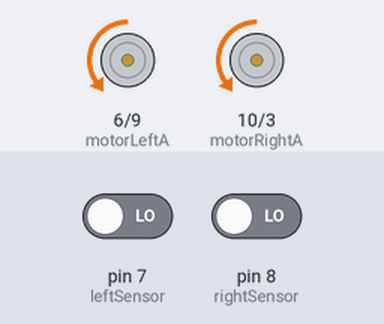
Recording of a sketch running on a simulated Arduino Uno, built with avr-gcc and run on an emulated ATmega328P. Parts: motor-driver pin pairs drawn as motors (green arrow = first pin HIGH = forward, orange = second pin HIGH = backward, longer = more drive, scaled by the enable pin). Inputs (shaded band) come from the test bench; at power-on: pin 7 (leftSensor) LOW, pin 8 (rightSensor) LOW.

Above: at 1.2 s.
1.3 s: pin 7 (leftSensor) driven HIGH
At 2.3 s:
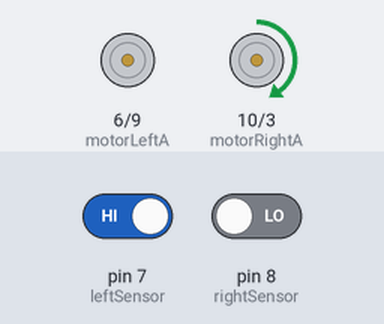
2.9 s: pin 8 (rightSensor) driven HIGH
At 3.4 s:
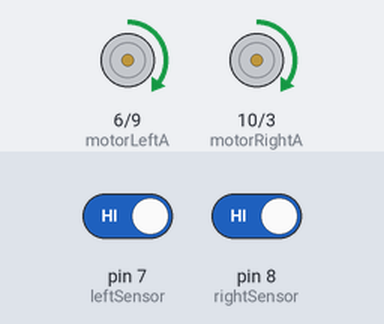
Timing chart, 0 to 5.9 s (numbered marks = the images above; inputs shaded):
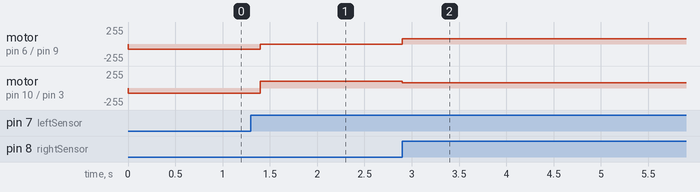

Measured:
- after the input at 1.3 s, motor on pin 6 (motorLeftA) / pin 9 (motorLeftB): backward 80/255 → stopped after 0.10 s; motor on pin 10 (motorRightA) / pin 3 (motorRightB): backward 80/255 → forward 100/255 after 0.10 s
- after the input at 2.9 s, motor on pin 6 (motorLeftA) / pin 9 (motorLeftB): stopped → forward 80/255 at once; motor on pin 10 (motorRightA) / pin 3 (motorRightB): forward 100/255 → forward 80/255 at once

The sketch:

interrupt_driverobot.ino
```cpp
// You can reduce the memory footprint of this handler by declaring that there will be no pin change interrupts
// on any one or two of the three ports.  If only a single port remains, the handler will be declared inline
// reducing the size and latency of the handler.
//#define NO_PORTB_PINCHANGES // to indicate that port b will not be used for pin change interrupts
//#define NO_PORTC_PINCHANGES // to indicate that port c will not be used for pin change interrupts
// #define NO_PORTD_PINCHANGES // to indicate that port d will not be used for pin change interrupts
// if there is only one PCInt vector in use the code can be inlined
// reducing latency and code size
// define DISABLE_PCINT_MULTI_SERVICE below to limit the handler to servicing a single interrupt per invocation.
// #define       DISABLE_PCINT_MULTI_SERVICE
//-------- define the above in your sketch, if applicable ------------------------------------------------------

//libraries
#include <PinChangeInt.h>

//pins init
#define leftSensor 7 //Line detect sensor: black=high white=low
#define rightSensor 8 //Line detect sensor: black=high white=low
volatile int stateLeftSensor; //used in interrupt leftSensorFunc
volatile int stateRightSensor; //used in interrupt rightSensorFunc
int motorLeftA=6; // pin 6 på arduino forbunet til pin 2 på motor driver
int motorRightA=10; // pin 10 på arduino forbunet til pin 10 på motor driver
int motorLeftB=9; // pin 9 på arduino forbunet til pin 7 på motor driver
int motorRightB=3; // pin 3 på arduino forbunet til pin 15 på motor driver
int motorLeftSpeed=5; // pin 5 på arduino forbunet til pin 1 på motor driver
int motorRightSpeed=11; // pin 11 på arduino forbunet til pin 9 på motor driver
int spd1=100; //turn speed fast wheel
int spd2=80; //forward speed
int spd3=0; //turn speed slow wheel
int spd4=80; //reverse speed

// Interrupt function prototypes
void leftSensorFunc();
void rightSensorFunc();

void setup() {
  //interrupt init
  pinMode(leftSensor, INPUT);
  PCintPort::attachInterrupt(leftSensor, leftSensorFunc, RISING);  // add more attachInterrupt code as required
  pinMode(rightSensor, INPUT);
  PCintPort::attachInterrupt(rightSensor, rightSensorFunc, RISING);
  //pins init
  pinMode (motorLeftA, OUTPUT);
  pinMode (motorRightA, OUTPUT);
  pinMode (motorLeftB, OUTPUT);
  pinMode (motorRightB, OUTPUT);
  pinMode (motorLeftSpeed, OUTPUT);
  pinMode (motorRightSpeed, OUTPUT);
}

void loop() {

if (stateLeftSensor==LOW &&  stateRightSensor==HIGH) {

  analogWrite(motorLeftSpeed, spd1);
  analogWrite(motorRightSpeed, spd3);

  digitalWrite(motorLeftA, HIGH);
  digitalWrite(motorLeftB, LOW);

  digitalWrite(motorRightA, HIGH);
  digitalWrite(motorRightB, LOW);
}
  else if (stateLeftSensor==HIGH &&  stateRightSensor==LOW){

    analogWrite(motorLeftSpeed, spd3);
    analogWrite(motorRightSpeed, spd1);

    digitalWrite(motorLeftA, HIGH);
    digitalWrite(motorLeftB, LOW);

    digitalWrite(motorRightA, HIGH);
    digitalWrite(motorRightB, LOW);
}
  else if (stateLeftSensor==HIGH &&  stateRightSensor==HIGH){

    analogWrite(motorLeftSpeed, spd2);
    analogWrite(motorRightSpeed, spd2);

    digitalWrite(motorLeftA, HIGH);
    digitalWrite(motorLeftB, LOW);

    digitalWrite(motorRightA, HIGH);
    digitalWrite(motorRightB, LOW);
}
  else if (stateLeftSensor==LOW &&  stateRightSensor==LOW){

    analogWrite(motorLeftSpeed, spd4);
    analogWrite(motorRightSpeed, spd4);

    digitalWrite(motorLeftA, LOW);
    digitalWrite(motorLeftB, HIGH);

    digitalWrite(motorRightA, LOW);
    digitalWrite(motorRightB, HIGH);
    delay (200);
}
}

//functions
void leftSensorFunc() {
  stateLeftSensor=digitalRead (leftSensor);
}
void rightSensorFunc() {
  stateRightSensor=digitalRead (rightSensor);
}
```
